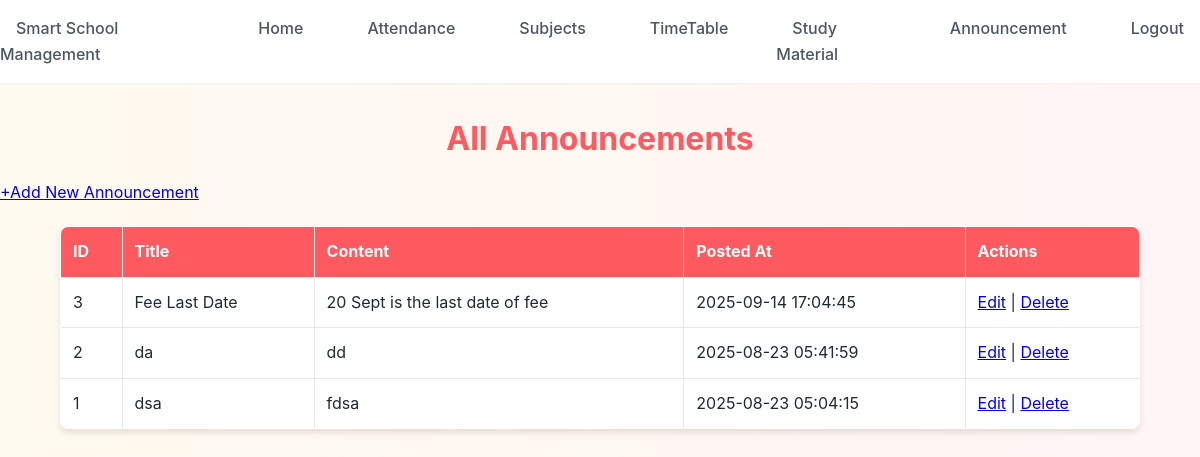
The app's page /teacher/view_announcements.php (signed in) with its own data.
### tables this page shows
CREATE TABLE `announcements` (
  `announcement_id` int(11) NOT NULL,
  `title` varchar(100) NOT NULL,
  `content` text NOT NULL,
  `posted_at` timestamp NOT NULL DEFAULT current_timestamp()
);

### teacher/view_announcements.php (the view, shortened to what this page needs)
<?php
include('../config.php');
$result = mysqli_query($conn, "SELECT * FROM Announcements ORDER BY posted_at DESC");
?>
<!DOCTYPE html>
<html lang="en">
<head>
    <link rel="stylesheet" href="../CSS/style.css">
</head>
<body>
<?php include('navbar.php'); ?>
<h2>All Announcements</h2>
<a href="add_announcement.php">+Add New Announcement</a>
<table border="1" cellpadding="8" cellspacing="0">
    <tr>
        <th>ID</th>
        <th>Title</th>
        <th>Content</th>
        <th>Posted At</th>
        <th>Actions</th>
    </tr>
    <?php while ($row = mysqli_fetch_assoc($result)) { ?>
    <tr>
        <td><?php echo $row['announcement_id']; ?></td>
        <td><?php echo htmlspecialchars($row['title']); ?></td>
        <td><?php echo htmlspecialchars($row['content']); ?></td>
        <td><?php echo $row['posted_at']; ?></td>
        <td>
            <a href="edit_announcement.php?id=<?php echo $row['announcement_id']; ?>">Edit</a> |
            <a href="delete_announcement.php?id=<?php echo $row['announcement_id']; ?>" onclick="return confirm('Are you sure?');">Delete</a>
        </td>
    </tr>
    <?php } ?>
</table>
</body>
</html>

### CSS/style.css (style rules this page uses)
:root { --primary-color: #ff5a5f; --primary-hover: #e14d52; --secondary-color: #ffcc00; --secondary-hover: #e6b800; --text-primary: #1f2937; --text-secondary: #4b5563; --bg-primary: #ffffff; --bg-secondary: #fdf2f2; --border-color: #e5e7eb; --shadow-sm: 0 1px 2px rgba(0, 0, 0, 0.05); --shadow-md: 0 4px 6px rgba(0, 0, 0, 0.1); --shadow-lg: 0 10px 15px rgba(0, 0, 0, 0.15); }
* { margin: 0; padding: 0; box-sizing: border-box; }
body { font-family: 'Inter', sans-serif; background: linear-gradient(to right, #fffaf0, #fff5f5); color: var(--text-primary); line-height: 1.6; }
h1, h2, h3, h4, h5, h6 { margin-top: 30px; font-weight: 700; text-align: center; margin-bottom: 1rem; color: var(--primary-color); }
h2 { font-size: 2rem; }
table { width: 90%; margin: 20px auto; border-collapse: collapse; background: var(--bg-primary); box-shadow: var(--shadow-md); border-radius: 8px; overflow: hidden; }
th, td { padding: 12px; border: 1px solid var(--border-color); text-align: left; }
th { background: var(--primary-color); color: white; }

### records on screen
announcements: announcement_id "3", title "Fee Last Date", content "20 Sept is the last date of fee", posted_at "2025-09-14 17:04:45"
announcements: announcement_id "2", title "da", content "dd", posted_at "2025-08-23 05:41:59"
announcements: announcement_id "1", title "dsa", content "fdsa", posted_at "2025-08-23 05:04:15"
